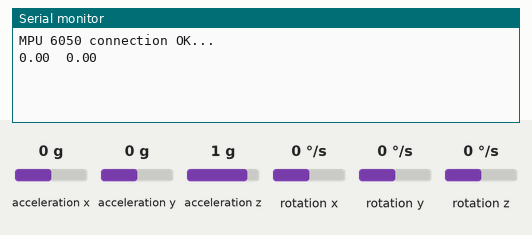
This sketch was run on a simulated Arduino Uno, built with avr-gcc and run on an emulated ATmega328P. On the bench: the last lines printed to the serial monitor. The inputs (shaded band) are chosen by the test bench; at power-on: acceleration x 0 g, acceleration y 0 g, acceleration z 1 g, rotation x 0 °/s, rotation y 0 °/s, rotation z 0 °/s.

Above: at 1.2 s.
1.3 s: acceleration x set to -1.4 g
At 2.2 s:
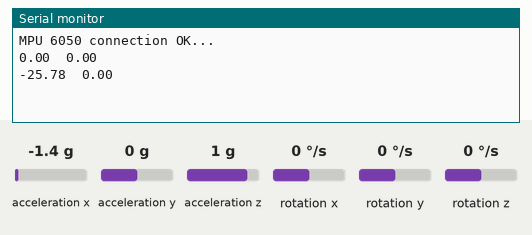
2.8 s: acceleration y set to -1.4 g
At 3.8 s:
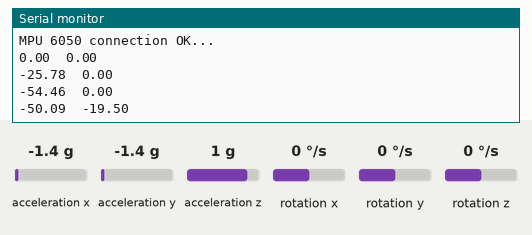
4.3 s: acceleration z set to -1.4 g
At 5.1 s:
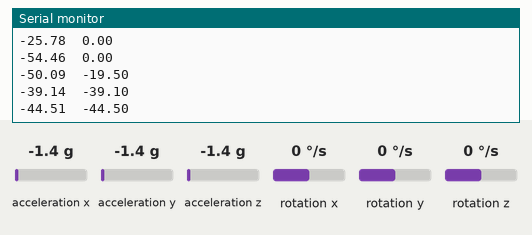
Timing chart, 0 to 7.3 s (numbered marks = the images above; inputs shaded):
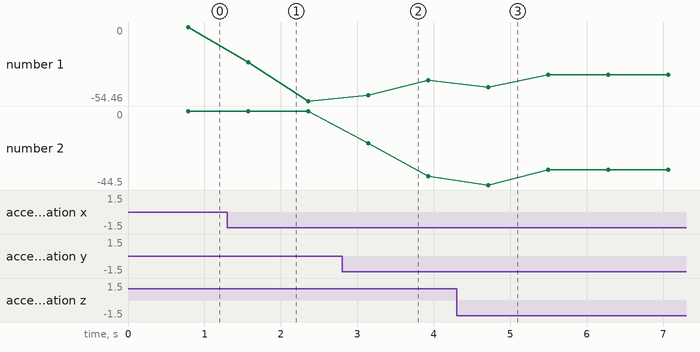

Measured:
- after the input at 1.3 s, the serial monitor: prints a new line after 0.27 s (image 1)
- after the input at 2.8 s, the serial monitor: prints a new line after 0.34 s (image 2)
- after the input at 4.3 s, the serial monitor: prints a new line after 0.41 s (image 3)
- plotted number 1: 0 → -54.46 after the input at 1.3 s, -54.46 → -39.14 after the input at 2.8 s, -39.14 → -35.26 after the input at 4.3 s
- plotted number 2: 0 → -39.1 after the input at 2.8 s, -39.1 → -35.3 after the input at 4.3 s

The sketch:

T01-acc_agh.ino
```cpp
#include "Wire.h"
#include "Math.h"
#include "I2Cdev.h"
#include "MPU6050.h"

MPU6050 accelerometer;

const float pi = 3.141592;
const int sample_no = 400; // no of samples for aproximation
int16_t ax, ay, az;
float x, y, z;
int  sample;
float _angle_x, angle_x, _angle_y, angle_y;
long ax_sum, ay_sum, az_sum;

void setup() {
    Wire.begin();
    Serial.begin(9600);
    accelerometer.initialize();
    if (accelerometer.testConnection());
    Serial.println("MPU 6050 connection OK...");
}

void loop() {
    accelerometer.getAcceleration(&ax, &ay, &az);
    ax_sum = ax_sum + ax;
    ay_sum = ay_sum + ay;
    az_sum = az_sum + az;
    sample++;

    if (sample == sample_no)
    {
     // mean values
     x = ax_sum/sample_no;
     y = ay_sum/sample_no;
     z = az_sum/sample_no;

     // Calculate of roll and pitch in deg
     angle_x = atan2(x, sqrt(square(y) + square(z)))/(pi/180);
     angle_y = atan2(y, sqrt(square(x) + square(z)))/(pi/180);

     // Reset values for next aproximation
     sample=0;
     ax_sum = 0;
     ay_sum = 0;
     az_sum = 0;

    Serial.print(angle_x);
    Serial.print("\t"); // \t = tablator
    Serial.println(round(angle_y*10.0)/10.0);
    }
}
```
